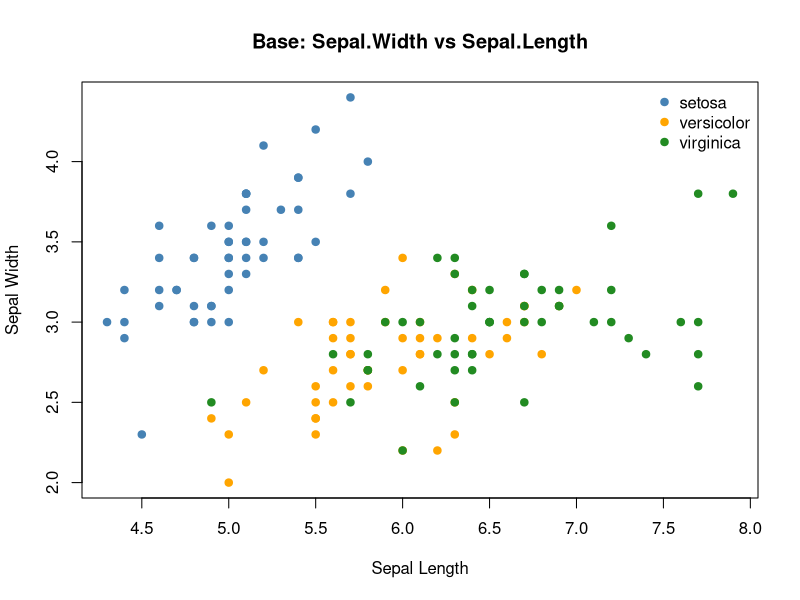
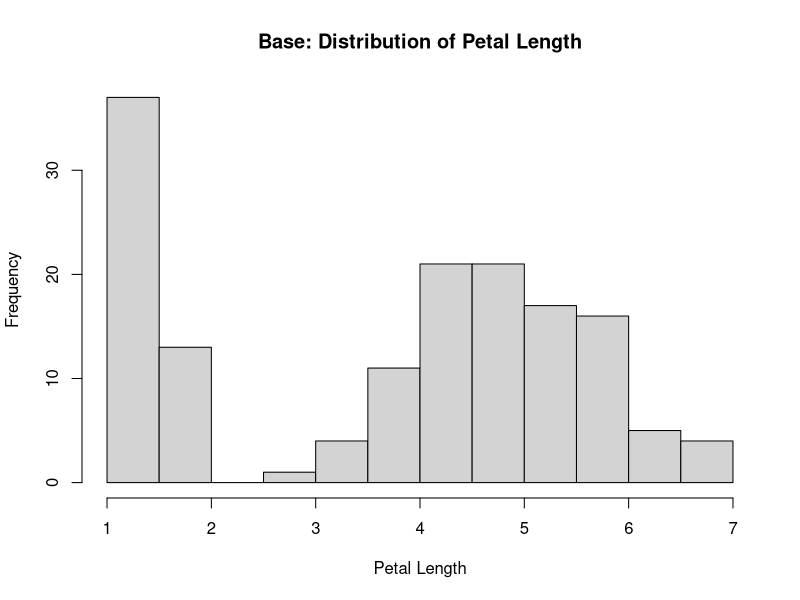
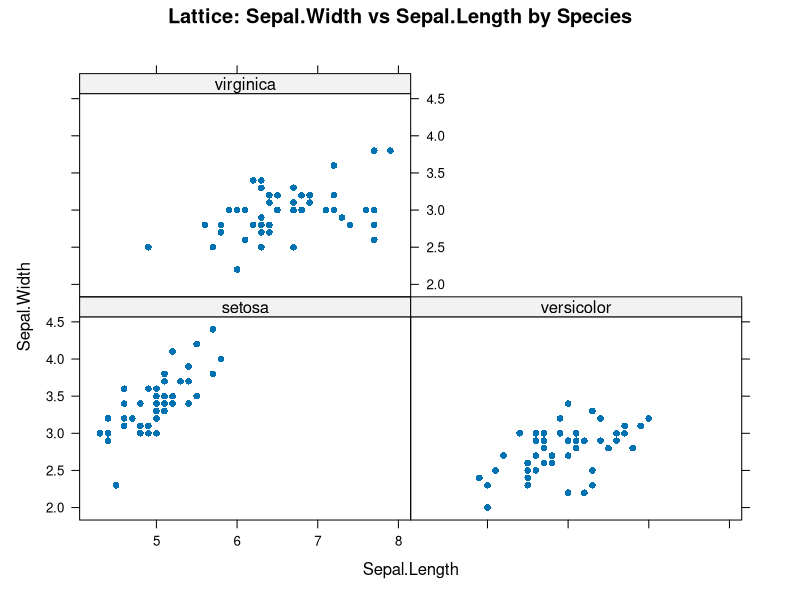
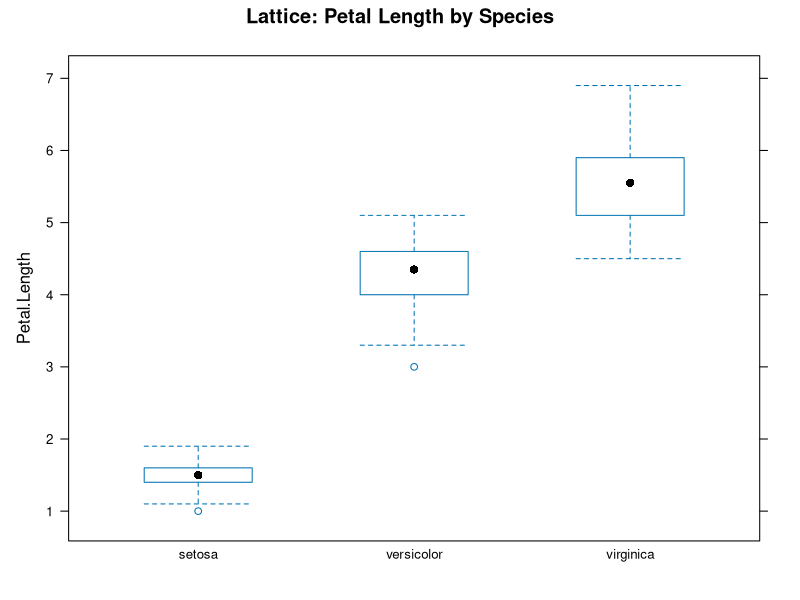
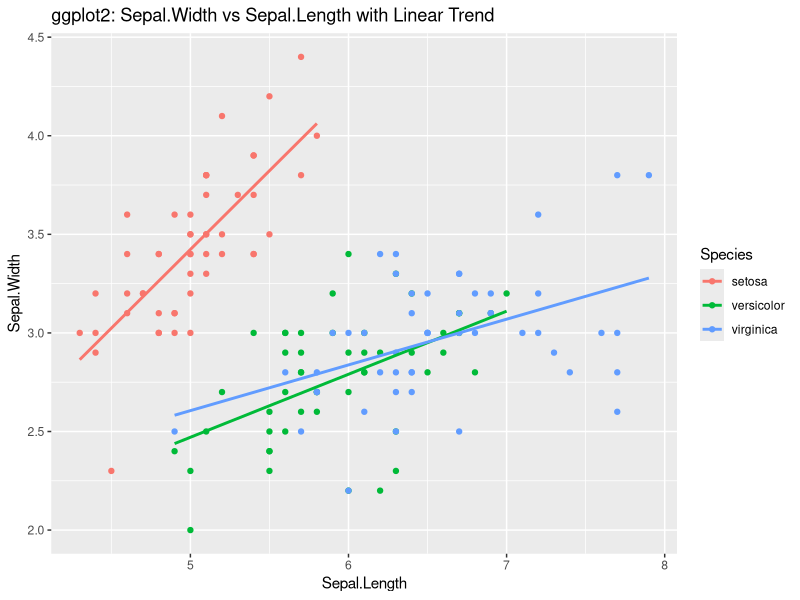
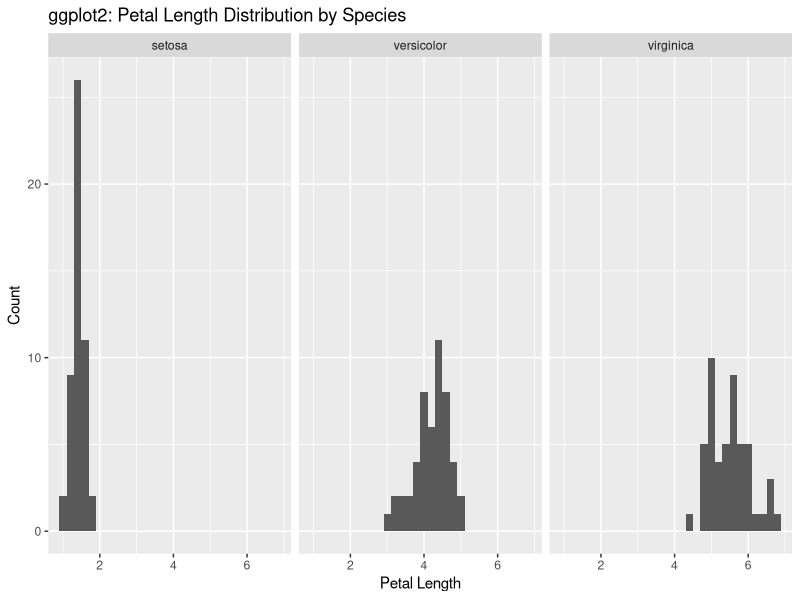

The R script that drew these images, in order:
# Setup & Data
data("iris", package = "datasets")
head(iris)

df <- iris


# Base R Graphics

# Scatterplot:
species_cols <- c(setosa = "steelblue", versicolor = "orange", virginica = "forestgreen")
plot(df$Sepal.Length, df$Sepal.Width,
     main = "Base: Sepal.Width vs Sepal.Length",
     xlab = "Sepal Length", ylab = "Sepal Width",
     col = species_cols[df$Species], pch = 19)
legend("topright", legend = levels(df$Species),
       col = species_cols, pch = 19, bty = "n")

# Histogram:
hist(df$Petal.Length,
     main = "Base: Distribution of Petal Length",
     xlab = "Petal Length")


# Lattice Graphics
library(lattice)

# Conditional scatter (small multiples)
xyplot(Sepal.Width ~ Sepal.Length | Species,
       data = df,
       main = "Lattice: Sepal.Width vs Sepal.Length by Species",
       pch = 16)

# Box-and-whisker plot:
bwplot(Petal.Length ~ Species,
       data = df,
       main = "Lattice: Petal Length by Species")


# ggplot2
library(ggplot2)

# Scatter plot with smoothing
ggplot(df, aes(x = Sepal.Length, y = Sepal.Width, color = Species)) +
  geom_point() +
  geom_smooth(method = "lm", se = FALSE) +
  labs(title = "ggplot2: Sepal.Width vs Sepal.Length with Linear Trend")

# Faceted histogram:
ggplot(df, aes(Petal.Length)) +
  geom_histogram(binwidth = 0.2) +
  facet_wrap(~ Species) +
  labs(title = "ggplot2: Petal Length Distribution by Species",
       x = "Petal Length", y = "Count")